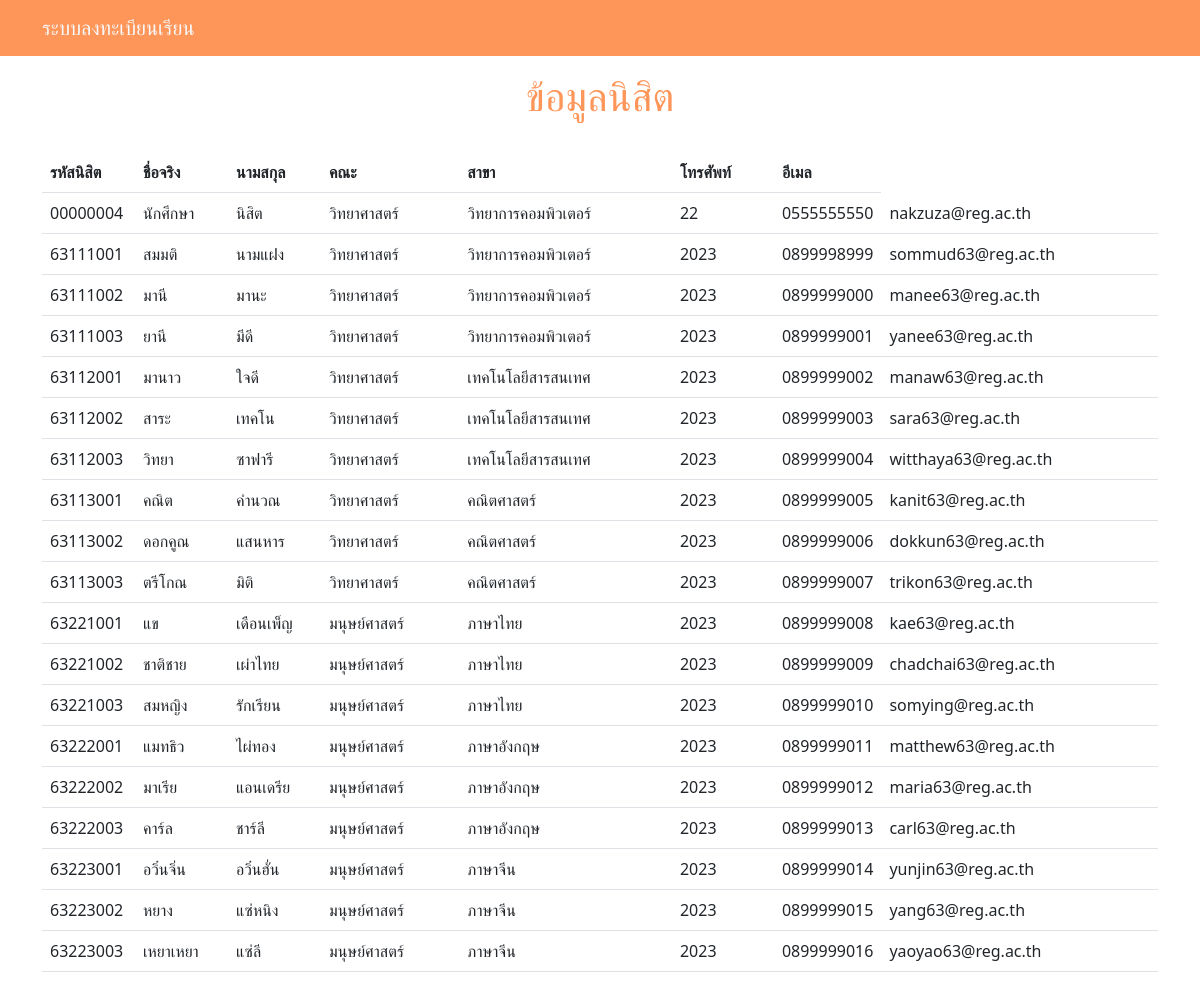
The app's page /stu_show_index.php with its own data.
### tables this page shows
CREATE TABLE `student` (
  `user_id` varchar(8) NOT NULL,
  `stu_fname` varchar(30) NOT NULL,
  `stu_lname` varchar(30) NOT NULL,
  `stu_gender` varchar(30) NOT NULL,
  `stu_phone` varchar(10) NOT NULL,
  `stu_gpa` double NOT NULL,
  `stu_address` varchar(100) NOT NULL,
  `stu_email` varchar(30) NOT NULL,
  `stu_birth` date NOT NULL,
  `fac_id` varchar(8) NOT NULL,
  `branch_id` varchar(8) NOT NULL,
  `ra_id` varchar(2) NOT NULL
);

CREATE TABLE `faculty` (
  `fac_id` varchar(8) NOT NULL,
  `fac_name` varchar(30) NOT NULL,
  `fac_tel` varchar(30) NOT NULL
);

CREATE TABLE `branch` (
  `branch_id` varchar(6) NOT NULL,
  `branch_name` varchar(30) NOT NULL,
  `fac_id` varchar(8) NOT NULL
);

### stu_show_index.php (the view, shortened to what this page needs)
<?php
include 'conn.php';
?>
<!DOCTYPE html>
<html lang="en">
<head>
    <link href="https://cdn.jsdelivr.net/npm/bootstrap@5.3.0-alpha1/dist/css/bootstrap.min.css" rel="stylesheet"
>
</head>
<body>
    <nav class="navbar navbar-expand-lg fixed-top" style="background-color: #fe965a;">
        <div class="container">
            <a class="navbar-brand text-light" href="index.php">ระบบลงทะเบียนเรียน</a>
            <div class="collapse navbar-collapse" id="navbarResponsive">
                <ul class="navbar-nav ms-auto">
                    <li class="nav-item <?=$active_admin?>">
                        <a class="nav-link text-light" href="login-page.php"></a>
                    </li>
                    <li class="nav-item <?=$active_admin?>">
                        <a class="nav-link text-light" href="login-page.php"></a>
                    </li>
                    <li class="nav-item <?=$active_admin?>">
                        <a class="nav-link text-light" href="login-page.php"></a>
                    </li>
                    <li class="nav-item <?=$active_admin?>">
                        <a class="nav-link text-light" href="login-page.php"> </a>
                    </li>
                </ul>
            </div>
        </div>
    </nav>
    <div class="container py-5">
        <br>
        <div class="col-md-auto">
            <h1 class="text-center" style="color: #fe965a;">ข้อมูลนิสิต</h1><br>
        </div>
        <table class="table">
            <thead>
                <tr>
                    <th class="col-1">รหัสนิสิต</th>
                    <th class="col-1">ชื่อจริง</th>
                    <th class="col-1">นามสกุล</th>
                    <th>คณะ</th>
                    <th>สาขา</th>
                    <th>โทรศัพท์</th>
                    <th class="col-1">อีเมล</th>
                </tr>
            </thead>
            <tbody>
                <?php $sql = "SELECT * FROM student
                INNER JOIN faculty ON
                student.fac_id = faculty.fac_id
                INNER JOIN branch ON
                student.branch_id = branch.branch_id";
                $result = mysqli_query($conn,$sql);
                while ($row = mysqli_fetch_assoc($result)):
                $birthdate = $row['stu_birth'];
                $dob = new DateTime($birthdate);
                $now = new DateTime();
                $diff = $now->diff($dob);
                $age = $diff->y;
                ?>
                <tr>
                    <td>
                        <?php echo $row['user_id']; ?>
                    </td>
                    <td>
                        <?php echo $row['stu_fname']; ?>
                    </td>
                    <td>
                        <?php echo $row['stu_lname']; ?>
                    </td>
                    <td>
                        <?php echo $row['fac_name']; ?>
                    </td>
                    <td>
                        <?php echo $row['branch_name']; ?>
                    </td>
                    <td>
                        <?php echo $age; ?>
                    </td>
                    <td>
                        <?php echo $row['stu_phone']; ?>
                    </td>
                    <td>
                        <?php echo $row['stu_email']; ?>
                    </td>
                </tr>
                <?php endwhile; ?>
            </tbody>
        </table>
    </div>
</body>
</html>

### records on screen
student: user_id "00000004", stu_fname "นักศึกษา", stu_lname "นิสิต", fac.fac_name "วิทยาศาสตร์", branch.branch_name "วิทยาการคอมพิวเตอร์", stu_phone "0555555550", stu_email "nakzuza@reg.ac.th"
student: user_id "63111001", stu_fname "สมมติ", stu_lname "นามแฝง", fac.fac_name "วิทยาศาสตร์", branch.branch_name "วิทยาการคอมพิวเตอร์", stu_phone "0899998999", stu_email "sommud63@reg.ac.th"
student: user_id "63111002", stu_fname "มานี", stu_lname "มานะ", fac.fac_name "วิทยาศาสตร์", branch.branch_name "วิทยาการคอมพิวเตอร์", stu_phone "0899999000", stu_email "manee63@reg.ac.th"
student: user_id "63111003", stu_fname "ยานี", stu_lname "มีดี", fac.fac_name "วิทยาศาสตร์", branch.branch_name "วิทยาการคอมพิวเตอร์", stu_phone "0899999001", stu_email "yanee63@reg.ac.th"
student: user_id "63112001", stu_fname "มานาว", stu_lname "ใจดี", fac.fac_name "วิทยาศาสตร์", branch.branch_name "เทคโนโลยีสารสนเทศ", stu_phone "0899999002", stu_email "manaw63@reg.ac.th"
student: user_id "63112002", stu_fname "สาระ", stu_lname "เทคโน", fac.fac_name "วิทยาศาสตร์", branch.branch_name "เทคโนโลยีสารสนเทศ", stu_phone "0899999003", stu_email "sara63@reg.ac.th"
student: user_id "63112003", stu_fname "วิทยา", stu_lname "ซาฟารี", fac.fac_name "วิทยาศาสตร์", branch.branch_name "เทคโนโลยีสารสนเทศ", stu_phone "0899999004", stu_email "witthaya63@reg.ac.th"
student: user_id "63113001", stu_fname "คณิต", stu_lname "คำนวณ", fac.fac_name "วิทยาศาสตร์", branch.branch_name "คณิตศาสตร์", stu_phone "0899999005", stu_email "kanit63@reg.ac.th"
student: user_id "63113002", stu_fname "ดอกคูณ", stu_lname "แสนหาร", fac.fac_name "วิทยาศาสตร์", branch.branch_name "คณิตศาสตร์", stu_phone "0899999006", stu_email "dokkun63@reg.ac.th"
student: user_id "63113003", stu_fname "ตรีโกณ", stu_lname "มิติ", fac.fac_name "วิทยาศาสตร์", branch.branch_name "คณิตศาสตร์", stu_phone "0899999007", stu_email "trikon63@reg.ac.th"
student: user_id "63221001", stu_fname "แข", stu_lname "เดือนเพ็ญ", fac.fac_name "มนุษย์ศาสตร์", branch.branch_name "ภาษาไทย", stu_phone "0899999008", stu_email "kae63@reg.ac.th"
student: user_id "63221002", stu_fname "ชาติชาย", stu_lname "เผ่าไทย", fac.fac_name "มนุษย์ศาสตร์", branch.branch_name "ภาษาไทย", stu_phone "0899999009", stu_email "chadchai63@reg.ac.th"
student: user_id "63221003", stu_fname "สมหญิง", stu_lname "รักเรียน", fac.fac_name "มนุษย์ศาสตร์", branch.branch_name "ภาษาไทย", stu_phone "0899999010", stu_email "somying@reg.ac.th"
student: user_id "63222001", stu_fname "แมทธิว", stu_lname "ไผ่ทอง", fac.fac_name "มนุษย์ศาสตร์", branch.branch_name "ภาษาอังกฤษ", stu_phone "0899999011", stu_email "matthew63@reg.ac.th"
student: user_id "63222002", stu_fname "มาเรีย", stu_lname "แอนเดรีย", fac.fac_name "มนุษย์ศาสตร์", branch.branch_name "ภาษาอังกฤษ", stu_phone "0899999012", stu_email "maria63@reg.ac.th"
student: user_id "63222003", stu_fname "คาร์ล", stu_lname "ชาร์ลี", fac.fac_name "มนุษย์ศาสตร์", branch.branch_name "ภาษาอังกฤษ", stu_phone "0899999013", stu_email "carl63@reg.ac.th"
student: user_id "63223001", stu_fname "อวิ๋นจิ่น", stu_lname "อวิ๋นฮั่น", fac.fac_name "มนุษย์ศาสตร์", branch.branch_name "ภาษาจีน", stu_phone "0899999014", stu_email "yunjin63@reg.ac.th"
student: user_id "63223002", stu_fname "หยาง", stu_lname "แซ่หนิง", fac.fac_name "มนุษย์ศาสตร์", branch.branch_name "ภาษาจีน", stu_phone "0899999015", stu_email "yang63@reg.ac.th"
student: user_id "63223003", stu_fname "เหยาเหยา", stu_lname "แซ่ลี", fac.fac_name "มนุษย์ศาสตร์", branch.branch_name "ภาษาจีน", stu_phone "0899999016", stu_email "yaoyao63@reg.ac.th"
